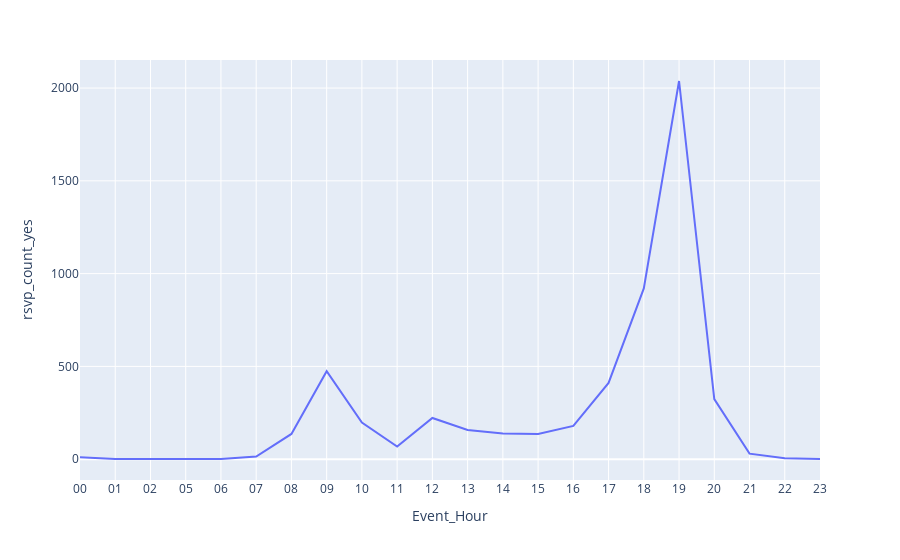

Notebook code cell kept with this figure:
### Markdown cell above
For the events that starts at 19 people rsvp more

### Code cell
#Interactive chart
fig = px.line(rpv_based_on_hours, x="Event_Hour", y="rsvp_count_yes")
fig.show()

### Figure 1 — Plotly figure (JSON) as saved in the notebook; plotly's stock layout.template omitted (floating-point values rounded to 4 significant figures)
{"data": [{"hovertemplate": "Event_Hour=%{x}<br>rsvp_count_yes=%{y}<extra></extra>", "legendgroup": "", "line": {"color": "#636efa", "dash": "solid"}, "mode": "lines", "name": "", "orientation": "v", "showlegend": false, "type": "scatter", "x": ["00", "01", "02", "05", "06", "07", "08", "09", "10", "11", "12", "13", "14", "15", "16", "17", "18", "19", "20", "21", "22", "23"], "xaxis": "x", "y": [10, 1, 1, 1, 1, 14, 136, 474, 197, 68, 222, 157, 138, 136, 179, 411, 920, 2038, 324, 30, 5, 1], "yaxis": "y"}], "layout": {"legend": {"tracegroupgap": 0}, "margin": {"t": 60}, "xaxis": {"anchor": "y", "domain": [0, 1], "title": {"text": "Event_Hour"}}, "yaxis": {"anchor": "x", "domain": [0, 1], "title": {"text": "rsvp_count_yes"}}}}
